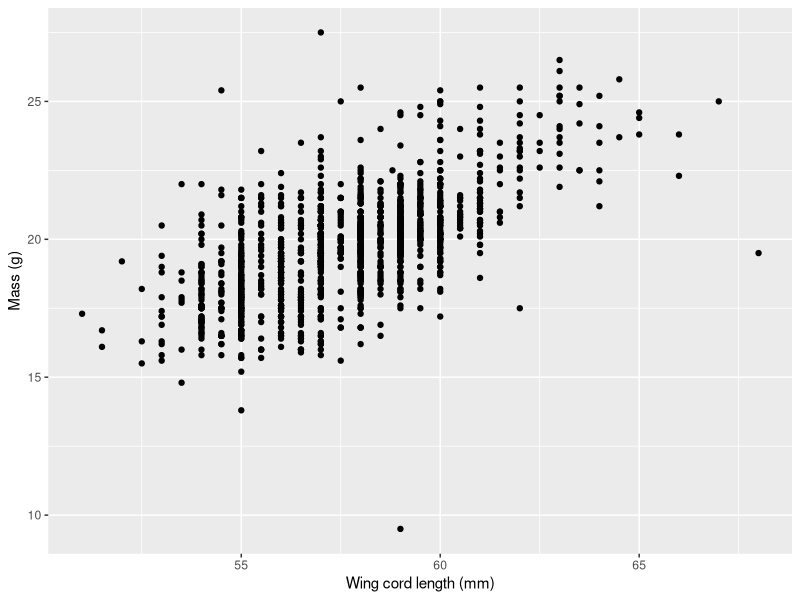
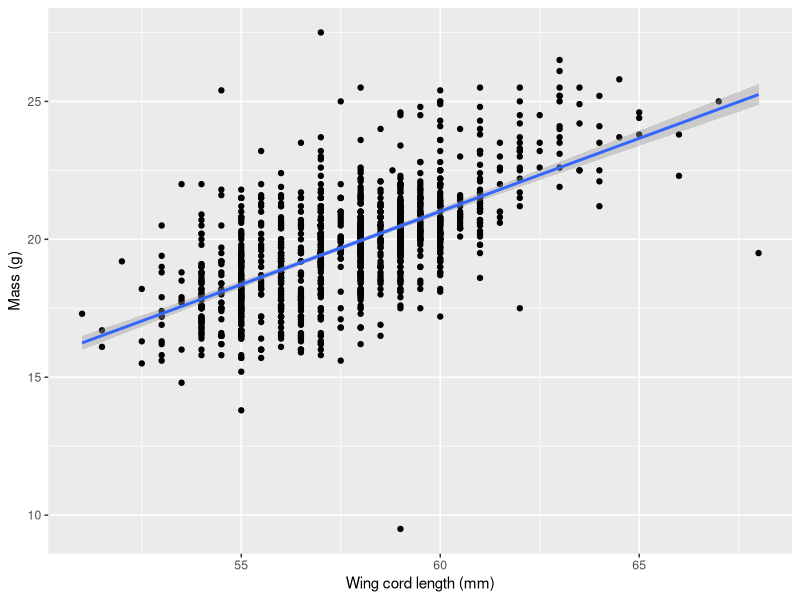

The R script that drew these images, in order:
## ---- chunk 1
knitr::opts_chunk$set(warning = FALSE, message = FALSE) 
## ---- chunk 2
library(tufte)
## ---- chunk 3
library(ggplot2)
## ---- chunk 4
library(ggplot2)
library(dplyr)
## ---- chunk 5
sparrows <- read.table("Data/Sparrows.txt", sep = "", header = TRUE, stringsAsFactors = FALSE)
str(sparrows)
## ---- chunk 6
head(sparrows, 10)
# sparrows[1:10, ] # also prints the first 10 rows and each column
## ---- chunk 7
sparrows[1:12, c("Sex", "wingcrd", "wt")]
sparrows_subset <- sparrows[ , c("Sex", "wingcrd", "wt")]
str(sparrows_subset)

mean(sparrows_subset$wt)
mean(sparrows_subset[ , "wt"])
## ---- chunk 8
head(sparrows$wingcrd, 10)
## ---- chunk 9
sally <- read.csv("Data/Salamander_Demographics.csv", stringsAsFactors = FALSE)
str(sally)
## ---- chunk 10
ggplot(sparrows, aes(x = wingcrd, y = wt)) + 
  geom_point() + 
  labs(x='Wing cord length (mm)', y='Mass (g)')
## ---- chunk 11
ggplot(sparrows, aes(x = wingcrd, y = wt)) + 
  geom_point() + 
  labs(x='Wing cord length (mm)', y='Mass (g)') +
  geom_smooth(method = "lm")

## ---- chunk 12
sparrows_mini <- sparrows %>%
  select(Speciescode, wingcrd, wt, Age) %>% # just select 4 columns
  mutate(wingcrd_cm = wingcrd / 10) # add column converting wingcord from mm to cm

dim(sparrows_mini)
summary(sparrows_mini)
## ---- chunk 13
sparrows_filtered <- sparrows_mini %>%
  filter(Speciescode == 1,
         Age != 2,
         wingcrd_cm > 6,
         wt >= 21.5)

sparrows_filtered
